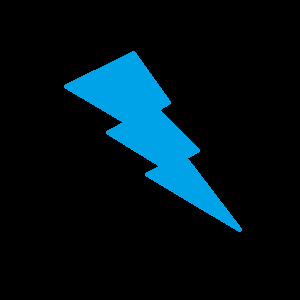
#> input picture image_processing_in_opencv/contours_in_opencv/contour_features/blue_thunder.png, 300 x 300 px
$ python demo_fit_line.py   (older library calls are emulated)
#> lines starting #> are read from the running program, lines starting #| are printed output that depends on the picture; after the words box and inside, x2 and y2 are one past the last pixel; in counts of white or black regions, pixels touching at a corner belong together
# -*- coding: utf-8 -*-
"""
Created on Thu Jun 11 13:08:09 2015
Illustrate fitting a line to a shape.
@author: Johnny
"""

import cv2
import numpy as np


img = cv2.imread('blue_thunder.png')
#> img is the input picture: shape (300, 300, 3); mean B, G, R 24.2, 16.9, 0
img_gray = cv2.cvtColor(img, cv2.COLOR_BGR2GRAY)
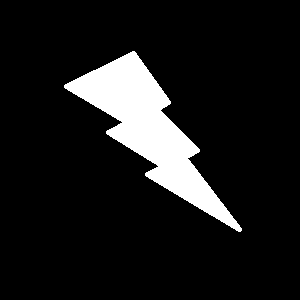
#> img_gray: shape (300, 300); values 0 (black) and 122 (white), 10.4% white; 1 white region, box (x1, y1, x2, y2) and area: (64, 51, 242, 232) 9403
ret, img_thresh = cv2.threshold(img_gray, 50, 255, cv2.THRESH_BINARY)
#> img_thresh: shape (300, 300); 10.4% white; 1 white region
image, contours, hierarchy = cv2.findContours(img_thresh, cv2.RETR_TREE, cv2.CHAIN_APPROX_SIMPLE)
#> contours = 1 contour; box (x1, y1, x2, y2) and area: (64, 51, 242, 232) 9153
cnt = contours[0]
#> cnt = contour of 346 points, box (x1, y1, x2, y2) (64, 51, 242, 232), area 9153

# Fit a line
rows, cols = img.shape[:2]
#> rows = 300; cols = 300
[vx, vy, x, y] = cv2.fitLine(cnt, cv2.DIST_L2, 0, 0.01, 0.01)
#> vx = [0.65]; vy = [0.76]; x = [146.2]; y = [136.3]
lefty = int((-x*vy/vx) + y)
#> lefty = -34
righty = int(((cols-x)*vy/vx)+y)
#> righty = 316
img_line = img.copy()
img_line = cv2.line(img_line, (cols-1, righty), (0, lefty), (0, 255, 0), 2)
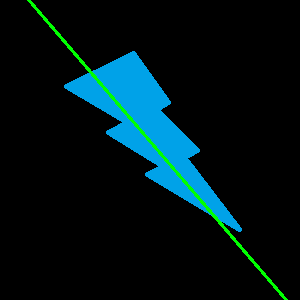
#> img_line: shape (300, 300, 3); 1.41% of pixels changed, all inside (x1, y1, x2, y2) = (27, 0, 288, 300)

# Display all
cv2.imshow("Original", img)
cv2.imshow("Fit a line", img_line)
cv2.waitKey()
cv2.destroyAllWindows()
